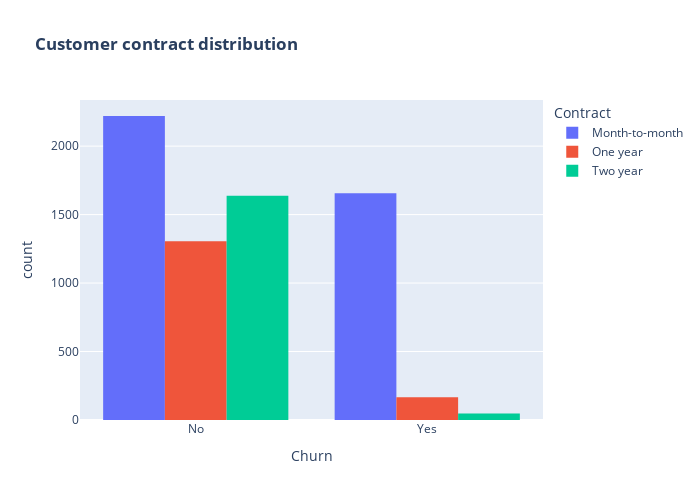

The notebook cell saved with this chart:
### Code cell
fig = px.histogram(data, x="Churn", color = "Contract", barmode = "group", title = "<b>Customer contract distribution<b>")
fig.update_layout(width=700, height=500, bargap=0.2)
fig.show()

### Figure 1 — Plotly figure (JSON) as saved in the notebook; plotly's stock layout.template omitted (floating-point values rounded to 4 significant figures; data arrays with more than 128 entries replaced by an {"elided": "..."} marker saying what was removed)
{"data": [{"alignmentgroup": "True", "bingroup": "x", "hovertemplate": "Contract=Month-to-month<br>Churn=%{x}<br>count=%{y}<extra></extra>", "legendgroup": "Month-to-month", "marker": {"color": "#636efa", "pattern": {"shape": ""}}, "name": "Month-to-month", "offsetgroup": "Month-to-month", "orientation": "v", "showlegend": true, "type": "histogram", "x": {"elided": "3875 str values"}, "xaxis": "x", "yaxis": "y"}, {"alignmentgroup": "True", "bingroup": "x", "hovertemplate": "Contract=One year<br>Churn=%{x}<br>count=%{y}<extra></extra>", "legendgroup": "One year", "marker": {"color": "#EF553B", "pattern": {"shape": ""}}, "name": "One year", "offsetgroup": "One year", "orientation": "v", "showlegend": true, "type": "histogram", "x": {"elided": "1472 str values"}, "xaxis": "x", "yaxis": "y"}, {"alignmentgroup": "True", "bingroup": "x", "hovertemplate": "Contract=Two year<br>Churn=%{x}<br>count=%{y}<extra></extra>", "legendgroup": "Two year", "marker": {"color": "#00cc96", "pattern": {"shape": ""}}, "name": "Two year", "offsetgroup": "Two year", "orientation": "v", "showlegend": true, "type": "histogram", "x": {"elided": "1685 str values"}, "xaxis": "x", "yaxis": "y"}], "layout": {"bargap": 0.2, "barmode": "group", "height": 500, "legend": {"title": {"text": "Contract"}, "tracegroupgap": 0}, "title": {"text": "<b>Customer contract distribution<b>"}, "width": 700, "xaxis": {"anchor": "y", "autorange": true, "domain": [0, 1], "range": [-0.5, 1.5], "title": {"text": "Churn"}, "type": "category"}, "yaxis": {"anchor": "x", "autorange": true, "domain": [0, 1], "range": [0, 2337.0], "title": {"text": "count"}}}}
